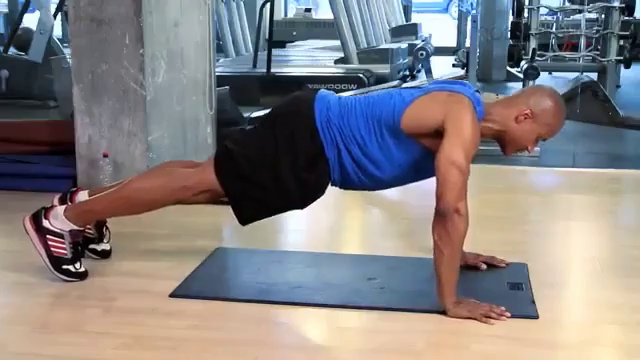
#> input picture frame 6 of data/raw_videos/correct pushup/Correct Push Up 12.mp4, 640 x 360 px
$ python frame_extractor.py
#> lines starting #> are read from the running program, lines starting #| are printed output that depends on the picture
import cv2
import os
from pathlib import Path
from tqdm import tqdm


BASE_DIR = Path(__file__).resolve().parent.parent
IN_DIR = BASE_DIR / 'data' / 'raw_videos'
OUT_DIR = BASE_DIR / 'data' / 'frames'
TARGET_FPS = 2 # sample 2 frames/sec (tune as needed)
IMG_SIZE = (224, 224)


# Classes are directories under raw_videos


def extract_frames():
	OUT_DIR.mkdir(parents=True, exist_ok=True)
	classes = [d.name for d in IN_DIR.iterdir() if d.is_dir()]
	for cls in classes:
		cls_dir = IN_DIR / cls
		videos = list(cls_dir.glob('*.mp4')) + list(cls_dir.glob('*.mov')) + list(cls_dir.glob('*.avi'))
		for vpath in tqdm(videos, desc=f"{cls}"):
			cap = cv2.VideoCapture(str(vpath))
			if not cap.isOpened():
				print(f"Cannot open {vpath}")
				continue
			fps = cap.get(cv2.CAP_PROP_FPS) or 30
			stride = max(1, int(round(fps / TARGET_FPS)))
			out_subdir = OUT_DIR / cls / vpath.stem
			out_subdir.mkdir(parents=True, exist_ok=True)
			i = 0
			frame_id = 0
			while True:
				ret, frame = cap.read()
#> frame is the input picture: shape (360, 640, 3); mean B, G, R 131.2, 129.8, 133.8
				if not ret:
					break
				if i % stride == 0:
					frame = cv2.resize(frame, IMG_SIZE)
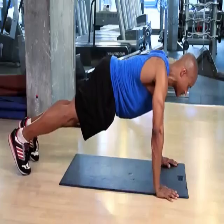
#> frame: shape (224, 224, 3); mean B, G, R 131.1, 129.7, 133.7
					out_path = out_subdir / f"frame_{frame_id:04d}.jpg"
					cv2.imwrite(str(out_path), frame)
					frame_id += 1
				i += 1
			cap.release()


if __name__ == '__main__':
	extract_frames()

$ run again, starting later in the video
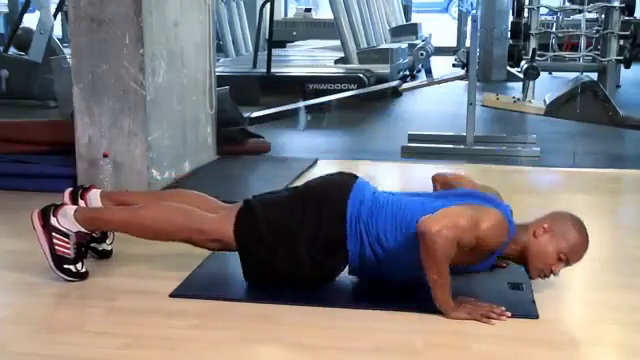
#> input picture frame 28 of data/raw_videos/correct pushup/Correct Push Up 12.mp4, 640 x 360 px
#> in extract_frames, frame is the input picture: shape (360, 640, 3); mean B, G, R 123, 119.5, 121.4
#> in extract_frames, `frame = cv2.resize(frame, IMG_SIZE)`:
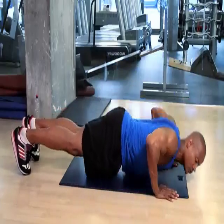
#> frame: shape (224, 224, 3); mean B, G, R 122.9, 119.4, 121.3

$ run again, starting later in the video
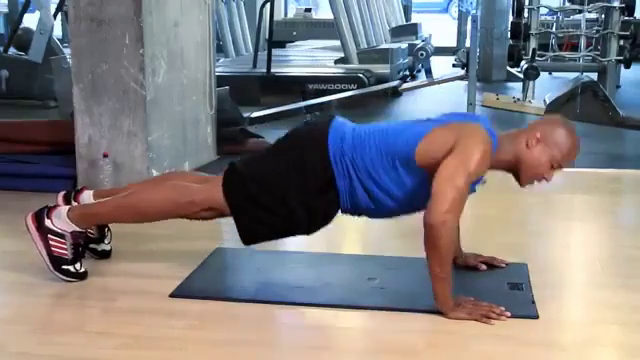
#> input picture frame 50 of data/raw_videos/correct pushup/Correct Push Up 12.mp4, 640 x 360 px
#> in extract_frames, frame is the input picture: shape (360, 640, 3); mean B, G, R 128.3, 126.1, 129.5
#> in extract_frames, `frame = cv2.resize(frame, IMG_SIZE)`:
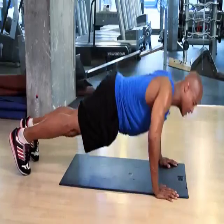
#> frame: shape (224, 224, 3); mean B, G, R 128.2, 126, 129.4
